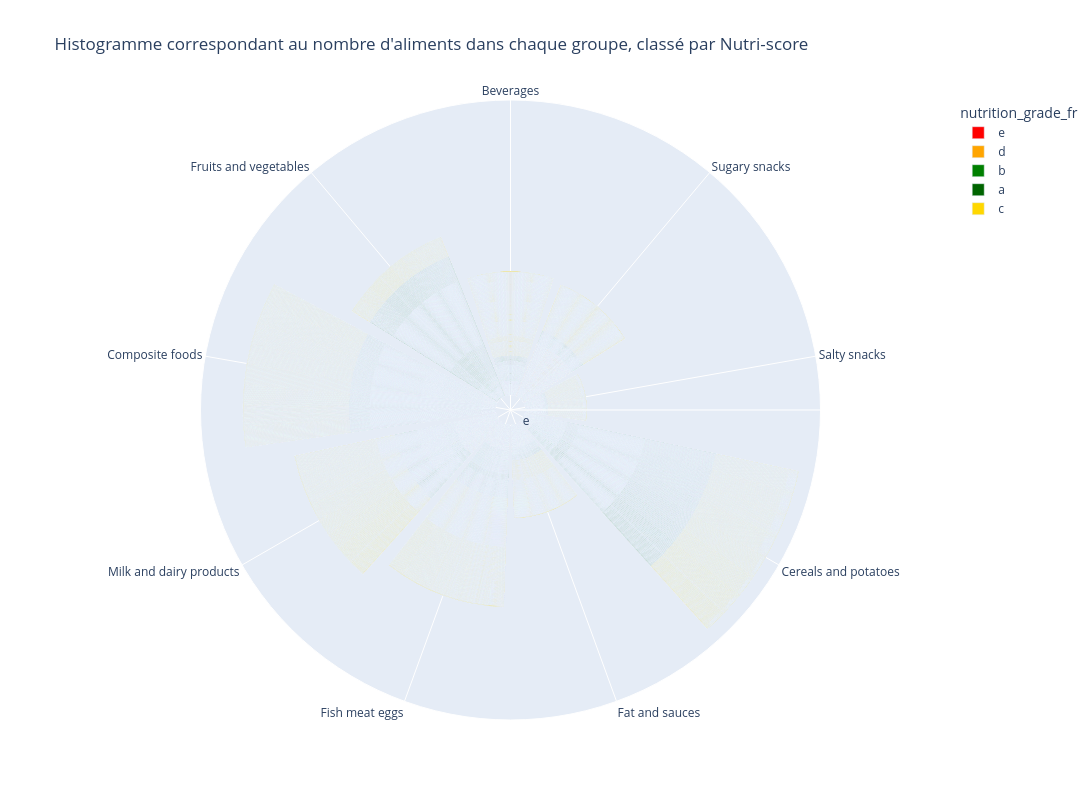

Notebook cell for this chart:
### Code cell
fig = px.bar_polar(df,
                   width=1600,
                   height=800,
                   r='nutrition_grade_fr',
                   theta="pnns_groups_1",
                   color='nutrition_grade_fr',
                   hover_name=df.nutrition_grade_fr,
                   color_discrete_sequence=["red", "orange", "green", "darkgreen", "gold"],
                   title="Histogramme correspondant au nombre d'aliments dans chaque groupe, classé par Nutri-score"
                   )

fig.show()

### Figure 1 — Plotly figure (JSON) as saved in the notebook; plotly's stock layout.template omitted (floating-point values rounded to 4 significant figures; data arrays with more than 128 entries replaced by an {"elided": "..."} marker saying what was removed)
{"data": [{"hovertemplate": "<b>%{hovertext}</b><br><br>nutrition_grade_fr=%{r}<br>pnns_groups_1=%{theta}<extra></extra>", "hovertext": {"elided": "5243 str values"}, "legendgroup": "e", "marker": {"color": "red", "pattern": {"shape": ""}}, "name": "e", "r": {"elided": "5243 str values"}, "showlegend": true, "subplot": "polar", "theta": {"elided": "5243 str values"}, "type": "barpolar"}, {"hovertemplate": "<b>%{hovertext}</b><br><br>nutrition_grade_fr=%{r}<br>pnns_groups_1=%{theta}<extra></extra>", "hovertext": {"elided": "7415 str values"}, "legendgroup": "d", "marker": {"color": "orange", "pattern": {"shape": ""}}, "name": "d", "r": {"elided": "7415 str values"}, "showlegend": true, "subplot": "polar", "theta": {"elided": "7415 str values"}, "type": "barpolar"}, {"hovertemplate": "<b>%{hovertext}</b><br><br>nutrition_grade_fr=%{r}<br>pnns_groups_1=%{theta}<extra></extra>", "hovertext": {"elided": "3837 str values"}, "legendgroup": "b", "marker": {"color": "green", "pattern": {"shape": ""}}, "name": "b", "r": {"elided": "3837 str values"}, "showlegend": true, "subplot": "polar", "theta": {"elided": "3837 str values"}, "type": "barpolar"}, {"hovertemplate": "<b>%{hovertext}</b><br><br>nutrition_grade_fr=%{r}<br>pnns_groups_1=%{theta}<extra></extra>", "hovertext": {"elided": "5015 str values"}, "legendgroup": "a", "marker": {"color": "darkgreen", "pattern": {"shape": ""}}, "name": "a", "r": {"elided": "5015 str values"}, "showlegend": true, "subplot": "polar", "theta": {"elided": "5015 str values"}, "type": "barpolar"}, {"hovertemplate": "<b>%{hovertext}</b><br><br>nutrition_grade_fr=%{r}<br>pnns_groups_1=%{theta}<extra></extra>", "hovertext": {"elided": "5848 str values"}, "legendgroup": "c", "marker": {"color": "gold", "pattern": {"shape": ""}}, "name": "c", "r": {"elided": "5848 str values"}, "showlegend": true, "subplot": "polar", "theta": {"elided": "5848 str values"}, "type": "barpolar"}], "layout": {"barmode": "relative", "height": 800, "legend": {"title": {"text": "nutrition_grade_fr"}, "tracegroupgap": 0}, "polar": {"angularaxis": {"direction": "clockwise", "rotation": 90}, "domain": {"x": [0.0, 1.0], "y": [0.0, 1.0]}, "radialaxis": {"categoryarray": ["e", "d", "b", "a", "c"], "categoryorder": "array"}}, "title": {"text": "Histogramme correspondant au nombre d'aliments dans chaque groupe, classé par Nutri-score"}, "width": 1600}}
